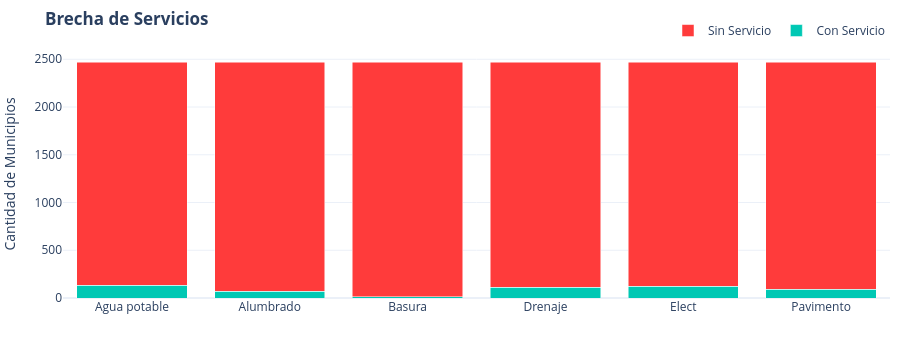

Here is the notebook cell this chart was saved with:
### Code cell
# Brecha de servicios
# GRÁFICA 1: Brecha de Servicios
df_serv = pd.read_csv("../datos/Res_territorial_ah_CNGMD2021/res_terr_ah_irreg_cngmd2021_csv/conjunto_de_datos/m2s13p23_cngmd2021.csv")
service_names = {1: 'Agua potable', 2: 'Drenaje', 3: 'Elect', 4: 'Alumbrado', 5: 'Pavimento', 6: 'Basura'}
df_serv['Servicio'] = df_serv['servpub_a'].map(service_names)
df_serv['Existencia'] = df_serv['rensnn1'].apply(lambda x: 1 if x == 1 else 0)

stats = df_serv.groupby('Servicio')['Existencia'].sum().reset_index()
total_mun = df_serv['ubicageo_c'].nunique() # son 2467 registrados y en realidad son 2478
stats['Falta'] = total_mun - stats['Existencia']

fig_gap = go.Figure()
fig_gap.add_trace(go.Bar(name='Con Servicio', x=stats['Servicio'], y=stats['Existencia'], marker_color='#00C8B4'))
fig_gap.add_trace(go.Bar(name='Sin Servicio', x=stats['Servicio'], y=stats['Falta'], marker_color='#FF3B3B'))

fig_gap.update_layout(
    barmode='stack', 
    title='<b>Brecha de Servicios</b>',
    xaxis_title='', 
    yaxis_title='Cantidad de Municipios', 
    template='plotly_white',
    height=350,
    margin=dict(l=10, r=10, t=50, b=10),
    legend=dict(orientation="h", yanchor="bottom", y=1.02, xanchor="right", x=1)
)
fig_gap.show()

### Figure 1 — Plotly figure (JSON) as saved in the notebook; plotly's stock layout.template omitted (floating-point values rounded to 4 significant figures)
{"data": [{"marker": {"color": "#00C8B4"}, "name": "Con Servicio", "type": "bar", "x": ["Agua potable", "Alumbrado", "Basura", "Drenaje", "Elect", "Pavimento"], "y": [133, 72, 12, 112, 122, 93]}, {"marker": {"color": "#FF3B3B"}, "name": "Sin Servicio", "type": "bar", "x": ["Agua potable", "Alumbrado", "Basura", "Drenaje", "Elect", "Pavimento"], "y": [2334, 2395, 2455, 2355, 2345, 2374]}], "layout": {"barmode": "stack", "height": 350, "legend": {"orientation": "h", "x": 1, "xanchor": "right", "y": 1.02, "yanchor": "bottom"}, "margin": {"b": 10, "l": 10, "r": 10, "t": 50}, "title": {"text": "<b>Brecha de Servicios</b>"}, "xaxis": {"title": {"text": ""}}, "yaxis": {"title": {"text": "Cantidad de Municipios"}}}}
